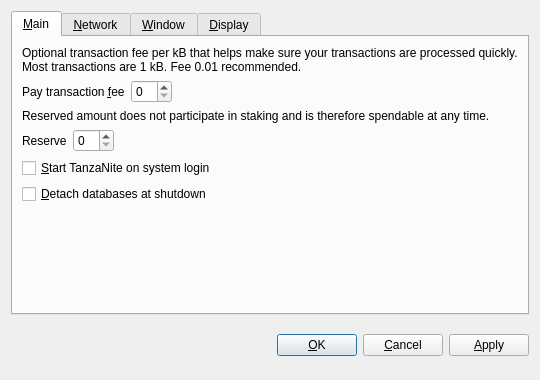
<?xml version="1.0" encoding="UTF-8"?>
<ui version="4.0">
 <class>OptionsDialog</class>
 <widget class="QDialog" name="OptionsDialog">
  <property name="geometry">
   <rect>
    <x>0</x>
    <y>0</y>
    <width>540</width>
    <height>380</height>
   </rect>
  </property>
  <property name="windowTitle">
   <string>Options</string>
  </property>
  <property name="modal">
   <bool>true</bool>
  </property>
  <layout class="QVBoxLayout" name="verticalLayout">
   <item>
    <widget class="QTabWidget" name="tabWidget">
     <property name="tabPosition">
      <enum>QTabWidget::North</enum>
     </property>
     <property name="currentIndex">
      <number>0</number>
     </property>
     <widget class="QWidget" name="tabMain">
      <attribute name="title">
       <string>&amp;Main</string>
      </attribute>
      <layout class="QVBoxLayout" name="verticalLayout_Main">
       <item>
        <widget class="QLabel" name="transactionFeeInfoLabel">
         <property name="text">
          <string>Optional transaction fee per kB that helps make sure your transactions are processed quickly. Most transactions are 1 kB. Fee 0.01 recommended.</string>
         </property>
         <property name="textFormat">
          <enum>Qt::PlainText</enum>
         </property>
         <property name="wordWrap">
          <bool>true</bool>
         </property>
        </widget>
       </item>
       <item>
        <layout class="QHBoxLayout" name="horizontalLayoutFee">
         <item>
          <widget class="QLabel" name="transactionFeeLabel">
           <property name="text">
            <string>Pay transaction &amp;fee</string>
           </property>
           <property name="textFormat">
            <enum>Qt::PlainText</enum>
           </property>
           <property name="buddy">
            <cstring>transactionFee</cstring>
           </property>
          </widget>
         </item>
         <item>
          <widget class="BitcoinAmountField" name="transactionFee"/>
         </item>
         <item>
          <spacer name="horizontalSpacerFee">
           <property name="orientation">
            <enum>Qt::Horizontal</enum>
           </property>
           <property name="sizeHint" stdset="0">
            <size>
             <width>40</width>
             <height>20</height>
            </size>
           </property>
          </spacer>
         </item>
        </layout>
       </item>
       <item>
        <widget class="QLabel" name="reserveBalanceInfoLabel">
         <property name="text">
          <string>Reserved amount does not participate in staking and is therefore spendable at any time.</string>
         </property>
         <property name="textFormat">
          <enum>Qt::PlainText</enum>
         </property>
         <property name="wordWrap">
          <bool>true</bool>
         </property>
        </widget>
       </item>
       <item>
        <layout class="QHBoxLayout" name="horizontalLayoutReserveBalance">
         <item>
          <widget class="QLabel" name="reserveBalanceLabel">
           <property name="text">
            <string>Reserve</string>
           </property>
           <property name="textFormat">
            <enum>Qt::PlainText</enum>
           </property>
           <property name="buddy">
            <cstring>reserveBalance</cstring>
           </property>
          </widget>
         </item>
         <item>
          <widget class="BitcoinAmountField" name="reserveBalance"/>
         </item>
         <item>
          <spacer name="horizontalSpacerReserveBalance">
           <property name="orientation">
            <enum>Qt::Horizontal</enum>
           </property>
           <property name="sizeHint" stdset="0">
            <size>
             <width>40</width>
             <height>20</height>
            </size>
           </property>
          </spacer>
         </item>
        </layout>
       </item>
       <item>
        <widget class="QCheckBox" name="bitcoinAtStartup">
         <property name="toolTip">
          <string>Automatically start TanzaNite after logging in to the system.</string>
         </property>
         <property name="text">
          <string>&amp;Start TanzaNite on system login</string>
         </property>
        </widget>
       </item>
       <item>
        <widget class="QCheckBox" name="detachDatabases">
         <property name="toolTip">
          <string>Detach block and address databases at shutdown. This means they can be moved to another data directory, but it slows down shutdown. The wallet is always detached.</string>
         </property>
         <property name="text">
          <string>&amp;Detach databases at shutdown</string>
         </property>
        </widget>
       </item>
       <item>
        <spacer name="verticalSpacer_Main">
         <property name="orientation">
          <enum>Qt::Vertical</enum>
         </property>
         <property name="sizeHint" stdset="0">
          <size>
           <width>20</width>
           <height>40</height>
          </size>
         </property>
        </spacer>
       </item>
      </layout>
     </widget>
     <widget class="QWidget" name="tabNetwork">
      <attribute name="title">
       <string>&amp;Network</string>
      </attribute>
      <layout class="QVBoxLayout" name="verticalLayout_Network">
       <item>
        <widget class="QCheckBox" name="mapPortUpnp">
         <property name="toolTip">
          <string>Automatically open the TanzaNite client port on the router. This only works when your router supports UPnP and it is enabled.</string>
         </property>
         <property name="text">
          <string>Map port using &amp;UPnP</string>
         </property>
        </widget>
       </item>
       <item>
        <widget class="QCheckBox" name="connectSocks">
         <property name="toolTip">
          <string>Connect to the TanzaNite network through a SOCKS proxy (e.g. when connecting through Tor).</string>
         </property>
         <property name="text">
          <string>&amp;Connect through SOCKS proxy:</string>
         </property>
        </widget>
       </item>
       <item>
        <layout class="QHBoxLayout" name="horizontalLayout_Network">
         <item>
          <widget class="QLabel" name="proxyIpLabel">
           <property name="text">
            <string>Proxy &amp;IP:</string>
           </property>
           <property name="textFormat">
            <enum>Qt::PlainText</enum>
           </property>
           <property name="buddy">
            <cstring>proxyIp</cstring>
           </property>
          </widget>
         </item>
         <item>
          <widget class="QValidatedLineEdit" name="proxyIp">
           <property name="maximumSize">
            <size>
             <width>140</width>
             <height>16777215</height>
            </size>
           </property>
           <property name="toolTip">
            <string>IP address of the proxy (e.g. 127.0.0.1)</string>
           </property>
          </widget>
         </item>
         <item>
          <widget class="QLabel" name="proxyPortLabel">
           <property name="text">
            <string>&amp;Port:</string>
           </property>
           <property name="textFormat">
            <enum>Qt::PlainText</enum>
           </property>
           <property name="buddy">
            <cstring>proxyPort</cstring>
           </property>
          </widget>
         </item>
         <item>
          <widget class="QLineEdit" name="proxyPort">
           <property name="maximumSize">
            <size>
             <width>55</width>
             <height>16777215</height>
            </size>
           </property>
           <property name="toolTip">
            <string>Port of the proxy (e.g. 9050)</string>
           </property>
          </widget>
         </item>
         <item>
          <widget class="QLabel" name="socksVersionLabel">
           <property name="text">
            <string>SOCKS &amp;Version:</string>
           </property>
           <property name="textFormat">
            <enum>Qt::PlainText</enum>
           </property>
           <property name="buddy">
            <cstring>socksVersion</cstring>
           </property>
          </widget>
         </item>
         <item>
          <widget class="QValueComboBox" name="socksVersion">
           <property name="toolTip">
            <string>SOCKS version of the proxy (e.g. 5)</string>
           </property>
          </widget>
         </item>
         <item>
          <spacer name="horizontalSpacer_Network">
           <property name="orientation">
            <enum>Qt::Horizontal</enum>
           </property>
           <property name="sizeHint" stdset="0">
            <size>
             <width>40</width>
             <height>20</height>
            </size>
           </property>
          </spacer>
         </item>
        </layout>
       </item>
       <item>
        <spacer name="verticalSpacer_Network">
         <property name="orientation">
          <enum>Qt::Vertical</enum>
         </property>
         <property name="sizeHint" stdset="0">
          <size>
           <width>20</width>
           <height>40</height>
          </size>
         </property>
        </spacer>
       </item>
      </layout>
     </widget>
     <widget class="QWidget" name="tabWindow">
      <attribute name="title">
       <string>&amp;Window</string>
      </attribute>
      <layout class="QVBoxLayout" name="verticalLayout_Window">
       <item>
        <widget class="QCheckBox" name="minimizeToTray">
         <property name="toolTip">
          <string>Show only a tray icon after minimizing the window.</string>
         </property>
         <property name="text">
          <string>&amp;Minimize to the tray instead of the taskbar</string>
         </property>
        </widget>
       </item>
       <item>
        <widget class="QCheckBox" name="minimizeOnClose">
         <property name="toolTip">
          <string>Minimize instead of exit the application when the window is closed. When this option is enabled, the application will be closed only after selecting Quit in the menu.</string>
         </property>
         <property name="text">
          <string>M&amp;inimize on close</string>
         </property>
        </widget>
       </item>
       <item>
        <spacer name="verticalSpacer_Window">
         <property name="orientation">
          <enum>Qt::Vertical</enum>
         </property>
         <property name="sizeHint" stdset="0">
          <size>
           <width>20</width>
           <height>40</height>
          </size>
         </property>
        </spacer>
       </item>
      </layout>
     </widget>
     <widget class="QWidget" name="tabDisplay">
      <attribute name="title">
       <string>&amp;Display</string>
      </attribute>
      <layout class="QVBoxLayout" name="verticalLayout_Display">
       <item>
        <layout class="QHBoxLayout" name="horizontalLayout_1_Display">
         <item>
          <widget class="QLabel" name="langLabel">
           <property name="text">
            <string>User Interface &amp;language:</string>
           </property>
           <property name="textFormat">
            <enum>Qt::PlainText</enum>
           </property>
           <property name="buddy">
            <cstring>lang</cstring>
           </property>
          </widget>
         </item>
         <item>
          <widget class="QValueComboBox" name="lang">
           <property name="toolTip">
            <string>The user interface language can be set here. This setting will take effect after restarting TanzaNite.</string>
           </property>
          </widget>
         </item>
        </layout>
       </item>
       <item>
        <layout class="QHBoxLayout" name="horizontalLayout_2_Display">
         <item>
          <widget class="QLabel" name="unitLabel">
           <property name="text">
            <string>&amp;Unit to show amounts in:</string>
           </property>
           <property name="textFormat">
            <enum>Qt::PlainText</enum>
           </property>
           <property name="buddy">
            <cstring>unit</cstring>
           </property>
          </widget>
         </item>
         <item>
          <widget class="QValueComboBox" name="unit">
           <property name="toolTip">
            <string>Choose the default subdivision unit to show in the interface and when sending coins.</string>
           </property>
          </widget>
         </item>
        </layout>
       </item>
       <item>
        <widget class="QCheckBox" name="displayAddresses">
         <property name="toolTip">
          <string>Whether to show TanzaNite addresses in the transaction list or not.</string>
         </property>
         <property name="text">
          <string>&amp;Display addresses in transaction list</string>
         </property>
        </widget>
       </item>
       <item>
        <widget class="QCheckBox" name="coinControlFeatures">
         <property name="toolTip">
          <string>Whether to show coin control features or not.</string>
         </property>
         <property name="text">
          <string>Display coin &amp;control features (experts only!)</string>
         </property>
        </widget>
       </item>
       <item>
        <spacer name="verticalSpacer_Display">
         <property name="orientation">
          <enum>Qt::Vertical</enum>
         </property>
         <property name="sizeHint" stdset="0">
          <size>
           <width>20</width>
           <height>40</height>
          </size>
         </property>
        </spacer>
       </item>
      </layout>
     </widget>
    </widget>
   </item>
   <item>
    <layout class="QHBoxLayout" name="horizontalLayout_Buttons">
     <item>
      <spacer name="horizontalSpacer_1">
       <property name="orientation">
        <enum>Qt::Horizontal</enum>
       </property>
       <property name="sizeHint" stdset="0">
        <size>
         <width>40</width>
         <height>48</height>
        </size>
       </property>
      </spacer>
     </item>
     <item>
      <widget class="QLabel" name="statusLabel">
       <property name="font">
        <font>
         <weight>75</weight>
         <bold>true</bold>
        </font>
       </property>
       <property name="text">
        <string/>
       </property>
       <property name="textFormat">
        <enum>Qt::PlainText</enum>
       </property>
       <property name="wordWrap">
        <bool>true</bool>
       </property>
      </widget>
     </item>
     <item>
      <spacer name="horizontalSpacer_2">
       <property name="orientation">
        <enum>Qt::Horizontal</enum>
       </property>
       <property name="sizeHint" stdset="0">
        <size>
         <width>40</width>
         <height>48</height>
        </size>
       </property>
      </spacer>
     </item>
     <item>
      <widget class="QPushButton" name="okButton">
       <property name="text">
        <string>&amp;OK</string>
       </property>
      </widget>
     </item>
     <item>
      <widget class="QPushButton" name="cancelButton">
       <property name="text">
        <string>&amp;Cancel</string>
       </property>
       <property name="autoDefault">
        <bool>false</bool>
       </property>
      </widget>
     </item>
     <item>
      <widget class="QPushButton" name="applyButton">
       <property name="text">
        <string>&amp;Apply</string>
       </property>
       <property name="autoDefault">
        <bool>false</bool>
       </property>
      </widget>
     </item>
    </layout>
   </item>
  </layout>
 </widget>
 <customwidgets>
  <customwidget>
   <class>BitcoinAmountField</class>
   <extends>QSpinBox</extends>
   <header>bitcoinamountfield.h</header>
  </customwidget>
  <customwidget>
   <class>QValueComboBox</class>
   <extends>QComboBox</extends>
   <header>qvaluecombobox.h</header>
  </customwidget>
  <customwidget>
   <class>QValidatedLineEdit</class>
   <extends>QLineEdit</extends>
   <header>qvalidatedlineedit.h</header>
  </customwidget>
 </customwidgets>
 <resources/>
 <connections/>
</ui>
